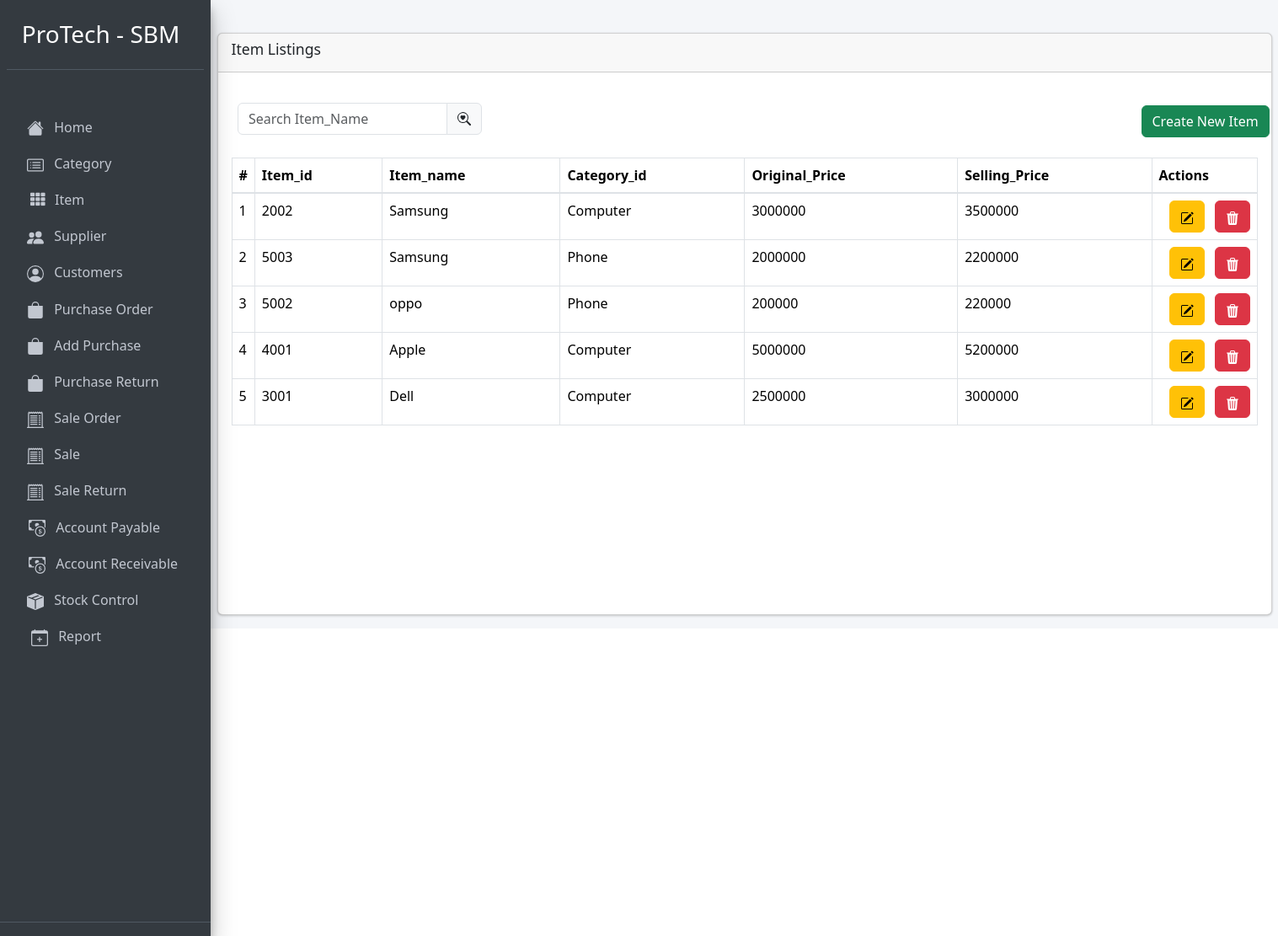
/item.php, run on the app's committed database.
### tables this page shows
CREATE TABLE `item` (
  `id` int(11) NOT NULL,
  `item_id` varchar(255) NOT NULL,
  `item_name` varchar(255) NOT NULL,
  `categories_id` varchar(255) NOT NULL,
  `original_price` int(11) NOT NULL,
  `selling_price` int(11) NOT NULL
);

CREATE TABLE `categories` (
  `id` int(11) NOT NULL,
  `categories_code` varchar(255) NOT NULL,
  `categories_name` varchar(255) NOT NULL
);

### item.php (the view, shortened to what this page needs)
<?php
require '../Config/config.php';
  ?>
 <?php include 'header.php';?>
  <?php
    if (!empty($_GET['pageno'])) {
      $pageno = $_GET['pageno'];
    }else {
      $pageno = 1;
    }
    $numOfrecs = 5;
    $offset = ($pageno - 1) * $numOfrecs;
    if (empty($_POST['search'])) {
      $stmt = $pdo->prepare("SELECT * FROM item ORDER BY id  DESC");
      $stmt->execute();
      $rawResult = $stmt->fetchAll();
      $stmt = $pdo->prepare("SELECT * FROM item ORDER BY id DESC LIMIT $offset,$numOfrecs");
      $stmt->execute();
      $result = $stmt->fetchAll();
    }
   ?>
    <div class="col-md-12">
      <div class="card">
        <div class="card-header">
          <h3 class="card-title">Item Listings</h3>
        </div>
        <div class="card-body">
          <div class="col-3" style="">
            <form class="" action="" method="post">
              <div class="input-group" style="margin-top:20px;">
                <input type="text" class="form-control" placeholder="Search Item_Name" name="search">
                <button type="submit" class="input-group-text" id="basic-addon2">
                </button>
              </div>
            </form>
          </div>
          <div class="" style="margin-left:1080px; margin-top:-35px;">
            <a href="item_add.php" type="button" class="btn btn-success">Create New Item</a>
          </div>
        <div class="outer">
          <table class="table table-bordered mt-4 table-hover">
            <thead>
              <tr>
                <th style="width: 10px">#</th>
                <th>Item_id</th>
                <th>Item_name</th>
                <th>Category_id</th>
                <th>Original_Price</th>
                <th>Selling_Price</th>
                <th style="width:40px;">Actions</th>
              </tr>
            </thead>
            <tbody>
              <?php
                if ($result) {
                  $idd = 1;
                  foreach ($result as $value) {
                    $id = $value['categories_id'];
                    $catStmt = $pdo->prepare("SELECT * FROM categories WHERE id='$id'");
                    $catStmt->execute();
                    $catResult = $catStmt->fetch(PDO::FETCH_ASSOC);
               ?>
              <tr>
                <td><?php echo $idd; ?></td>
                <td><?php echo $value['item_id'];?></td>
                <td><?php echo $value['item_name'];?></td>
                <td><?php echo $catResult['categories_name']; ?></td>
                <td><?php echo $value['original_price']; ?></td>
                <td><?php echo $value['selling_price']; ?></td>
                <td>
                  <div class="btn-group">
                    <div class="container">
                    <a href="item_edit.php?id=<?php echo $value['id'];?>" type="button" class="btn btn-warning">
                    </a>
                    </div>
                    <div class="contaienr">
                    <a href="item_delete.php?id=<?php echo $value['id'];?>" type="button" class="btn btn-danger"  onclick="return confirm('Are you sure you want to Delete?');">
                    </a>
                    </div>
                  </div>
                </td>
              </tr>
              <?php
                $idd++;
                  }
                }
               ?>
            </tbody>
          </table>
        </div>
      </div>
      </div>
    </div>

### item.php (style rules this page uses)
.outer { overflow-y: scroll; height: 550px; }
.outer { width: 100%; -layout: fixed; }
.outer th { text-align: left; top: 0; position: sticky; background-color: white; }

### data on the page
item: item "2002", item_name "Samsung", categories.categories_name "Computer", original_price "3000000", selling_price "3500000"
item: item "5003", item_name "Samsung", categories.categories_name "Phone", original_price "2000000", selling_price "2200000"
item: item "5002", item_name "oppo", categories.categories_name "Phone", original_price "200000", selling_price "220000"
item: item "4001", item_name "Apple", categories.categories_name "Computer", original_price "5000000", selling_price "5200000"
item: item "3001", item_name "Dell", categories.categories_name "Computer", original_price "2500000", selling_price "3000000"
